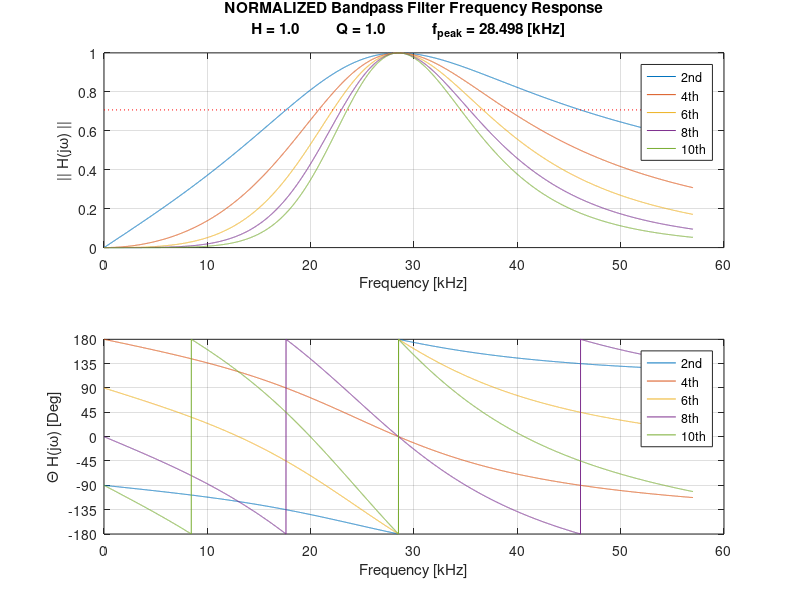

The MATLAB source for this figure:
% Author: Joshua Simmons
%
% Date: October 22, 2015
%
% Desciption:   Selects the R and C values as well as plot the freq response for
%               the Multiple Feedback Bandpass Filter.
%
%               The OP AMP that you select needs to have an open-loop gain of at
%               least 10 times above the peak amplitude of the frequency response.
%
%               In other words A0 >> H*Q

clear all;
close all;
clc;

%%%%%%%%%%%%%%%%%%%%%%%%%%%%%%%%%%%%%%%%%%%%%%%%%
%%%%%%%%%%%%%%%%%% USER INPUT %%%%%%%%%%%%%%%%%%%
%%%%%%%%%%%%%%%%%%%%%%%%%%%%%%%%%%%%%%%%%%%%%%%%%

% f0 = 28.5E+3, H = Q = 1

f0 = 28.5E+3;% Center frequency of passband

% AT f0 THE GAIN WILL BE THE PRODUCT OF H AND Q
H = 1.0;% Gain at f0
Q = 1.0;% Quality factor, Q = f0/(f2-f1)

% You select C1. Keep an eye on the calculated component
% values of the resistors and capacitors so that they
% are realizeable. 
C1 = 1.11E-9;

%%%%%%%%%%%%%%%%%%%%%%%%%%%%%%%%%%%%%%%%%%%%%%%%%
%%%%%%%%% CALCULATING COMPONENT VALUES %%%%%%%%%%
%%%%%%%%%%%%%%%%%%%%%%%%%%%%%%%%%%%%%%%%%%%%%%%%%

w0 = 2*pi*f0;

zeta = 1/(2*Q); % Damping ratio
alpha = w0*zeta;% Normalized damping ratio

k = C1*w0;% Just a constant to simply math expressions
C2 = C1;
R1 = 1/(H*k);
R2 = 1/((2*Q-H)*k);
R3 = 2*Q/k;

% Printing values of components
componentValueString = sprintf('f0 = %2.2f [kHz]', 0.001*f0);
disp(componentValueString);
componentValueString = sprintf('H = %2.2f', H);
disp(componentValueString);
componentValueString = sprintf('Q = %2.2f', Q);
disp(componentValueString);
componentValueString = sprintf('C1 = %3.3f [nF]', 1E+9*C1);
disp(componentValueString);
componentValueString = sprintf('C2 = %3.3f [nF]', 1E+9*C2);
disp(componentValueString);
componentValueString = sprintf('R1 = %3.3f [kOhms]', 0.001*R1);
disp(componentValueString);
componentValueString = sprintf('R2 = %3.3f [kOhms]', 0.001*R2);
disp(componentValueString);
componentValueString = sprintf('R3 = %3.3f [kOhms]', 0.001*R3);
disp(componentValueString);

%%%%%%%%%%%%%%%%%%%%%%%%%%%%%%%%%%%%%%%%%%%%%%%%%
%%%%%%%%%%%%%%% TRANSFER FUNCTIONS %%%%%%%%%%%%%%
%%%%%%%%%%%%%%%%%%%%%%%%%%%%%%%%%%%%%%%%%%%%%%%%%

f = linspace(1,2*f0,1E+4);
s = 1i*2*pi*f;

% Multiple Feedback BPF Transfer Function
H_MFB_BPF2 = -s./(R1*C2) ./ ...
    (s.^2+s.*(C2+C1)/(R3*C2*C1)+(R1+R2)/(R1*R2*R3*C2*C1));

% Optionally normalizing the transfer function
H_MFB_BPF2 = H_MFB_BPF2/(H*Q);

% Determing the peak value of the pass band
[~, KfPeak] = max(abs(H_MFB_BPF2));
fPeak = f(KfPeak);

% Equivalent MFB BBF Transfer Function
%H_MFB_BPF2 = -H*omega*s ./ (s.^2+2*zeta*omega.*s+omega^2);

% Determining critical points of transfer function
% sMax1 = (-2*zeta*w0-w0*sqrt(4*zeta^2-3)) / 3;
% sMax2 = (-2*zeta*w0+w0*sqrt(4*zeta^2-3)) / 3;
% 
% H_MFB_BPF2_Max1 = abs(-H*w0*sMax1 / (sMax1^2+2*zeta*w0*sMax1+w0^2));
% H_MFB_BPF2_Max2 = abs(-H*w0*sMax2 / (sMax2^2+2*zeta*w0*sMax2+w0^2));

%%%%%%%%%%%%%%%%%%%%%%%%%%%%%%%%%%%%%%%%%%%%%%%%%
%%%%%%%%%%% PLOTTING TRANSFER FUNCTION %%%%%%%%%%
%%%%%%%%%%%%%%%%%%%%%%%%%%%%%%%%%%%%%%%%%%%%%%%%%

% Plotting
figure(1);
    subplot(2,1,1);
        plot(0.001*f,abs(H_MFB_BPF2));% 2nd Order
        hold on;
        plot(0.001*f,abs(H_MFB_BPF2.^2));%  4th Order
        plot(0.001*f,abs(H_MFB_BPF2.^3));%  6th Order
        plot(0.001*f,abs(H_MFB_BPF2.^4));%  8th Order
        plot(0.001*f,abs(H_MFB_BPF2.^5));% 10th Order
        line([0.001*f(1), 0.001*f(end)], [1/sqrt(2), 1/sqrt(2)], 'linestyle',':','color',[1 0 0]);% -3 [dB] Attenuation Line
        grid on;
        ylim([0,1]);
        xlabel('Frequency [kHz]');
        ylabel('|| H(j\omega) ||');
        legend({'2nd','4th','6th','8th','10th'});
        titleString = sprintf('NORMALIZED Bandpass Filter Frequency Response\nH = %3.1f\t\t\tQ = %3.1f\t\t\tf_{peak} = %3.3f [kHz]', H,Q,0.001*fPeak);
        title(titleString);
        hold off;
	subplot(2,1,2);
        plot(0.001*f,(180/pi)*angle(H_MFB_BPF2));% 2nd Order
        hold on;
        plot(0.001*f,(180/pi)*angle(H_MFB_BPF2.^2));%  4th Order
        plot(0.001*f,(180/pi)*angle(H_MFB_BPF2.^3));%  6th Order
        plot(0.001*f,(180/pi)*angle(H_MFB_BPF2.^4));%  7th Order
        plot(0.001*f,(180/pi)*angle(H_MFB_BPF2.^5));% 10th Order
        grid on;
        ylim([-180,180]);
        set(gca,'YTick',[-180,-135,-90,-45,0,45,90,135,180])
        set(gca,'YTickLabel',[-180,-135,-90,-45,0,45,90,135,180]);
        xlabel('Frequency [kHz]');
        ylabel('\Theta H(j\omega) [Deg]');
        legend({'2nd','4th','6th','8th','10th'});
        hold off;
        